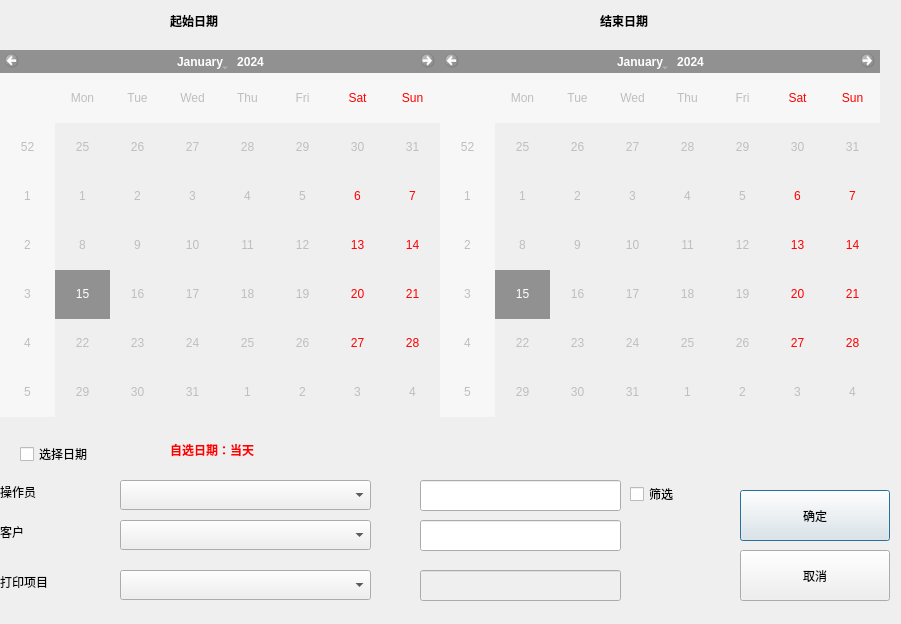
<?xml version="1.0" encoding="UTF-8"?>
<ui version="4.0">
 <class>saveTableDialog</class>
 <widget class="QDialog" name="saveTableDialog">
  <property name="geometry">
   <rect>
    <x>0</x>
    <y>0</y>
    <width>901</width>
    <height>624</height>
   </rect>
  </property>
  <property name="windowTitle">
   <string>Dialog</string>
  </property>
  <widget class="QCalendarWidget" name="calendarWidget_end">
   <property name="enabled">
    <bool>false</bool>
   </property>
   <property name="geometry">
    <rect>
     <x>440</x>
     <y>50</y>
     <width>440</width>
     <height>367</height>
    </rect>
   </property>
  </widget>
  <widget class="QCalendarWidget" name="calendarWidget_begin">
   <property name="enabled">
    <bool>false</bool>
   </property>
   <property name="geometry">
    <rect>
     <x>0</x>
     <y>50</y>
     <width>440</width>
     <height>367</height>
    </rect>
   </property>
  </widget>
  <widget class="QComboBox" name="comboBox_operator">
   <property name="geometry">
    <rect>
     <x>120</x>
     <y>480</y>
     <width>251</width>
     <height>30</height>
    </rect>
   </property>
  </widget>
  <widget class="QLabel" name="label">
   <property name="geometry">
    <rect>
     <x>0</x>
     <y>480</y>
     <width>108</width>
     <height>24</height>
    </rect>
   </property>
   <property name="text">
    <string>操作员</string>
   </property>
  </widget>
  <widget class="QLabel" name="label_2">
   <property name="geometry">
    <rect>
     <x>0</x>
     <y>520</y>
     <width>108</width>
     <height>24</height>
    </rect>
   </property>
   <property name="text">
    <string>客户</string>
   </property>
  </widget>
  <widget class="QComboBox" name="comboBox_custom">
   <property name="geometry">
    <rect>
     <x>120</x>
     <y>520</y>
     <width>251</width>
     <height>30</height>
    </rect>
   </property>
  </widget>
  <widget class="QLabel" name="label_3">
   <property name="geometry">
    <rect>
     <x>0</x>
     <y>570</y>
     <width>108</width>
     <height>24</height>
    </rect>
   </property>
   <property name="text">
    <string>打印项目</string>
   </property>
  </widget>
  <widget class="QComboBox" name="comboBox_type">
   <property name="geometry">
    <rect>
     <x>120</x>
     <y>570</y>
     <width>251</width>
     <height>30</height>
    </rect>
   </property>
  </widget>
  <widget class="QCheckBox" name="checkBox">
   <property name="geometry">
    <rect>
     <x>20</x>
     <y>440</y>
     <width>138</width>
     <height>28</height>
    </rect>
   </property>
   <property name="text">
    <string>选择日期</string>
   </property>
  </widget>
  <widget class="QLabel" name="label_data_txt">
   <property name="geometry">
    <rect>
     <x>170</x>
     <y>430</y>
     <width>691</width>
     <height>41</height>
    </rect>
   </property>
   <property name="font">
    <font>
     <family>微软雅黑</family>
     <weight>75</weight>
     <bold>true</bold>
    </font>
   </property>
   <property name="text">
    <string>&lt;html&gt;&lt;head/&gt;&lt;body&gt;&lt;p&gt;&lt;span style=&quot; color:#ff0000;&quot;&gt;自选日期：当天&lt;/span&gt;&lt;/p&gt;&lt;/body&gt;&lt;/html&gt;</string>
   </property>
  </widget>
  <widget class="QPushButton" name="pushButton_ok">
   <property name="geometry">
    <rect>
     <x>740</x>
     <y>490</y>
     <width>150</width>
     <height>51</height>
    </rect>
   </property>
   <property name="text">
    <string>确定</string>
   </property>
  </widget>
  <widget class="QPushButton" name="pushButton_2">
   <property name="geometry">
    <rect>
     <x>740</x>
     <y>550</y>
     <width>150</width>
     <height>51</height>
    </rect>
   </property>
   <property name="text">
    <string>取消</string>
   </property>
  </widget>
  <widget class="QLabel" name="label_data_txt_2">
   <property name="geometry">
    <rect>
     <x>170</x>
     <y>0</y>
     <width>121</width>
     <height>41</height>
    </rect>
   </property>
   <property name="font">
    <font>
     <family>微软雅黑</family>
     <weight>75</weight>
     <bold>true</bold>
    </font>
   </property>
   <property name="text">
    <string>起始日期</string>
   </property>
  </widget>
  <widget class="QLabel" name="label_data_txt_3">
   <property name="geometry">
    <rect>
     <x>600</x>
     <y>0</y>
     <width>121</width>
     <height>41</height>
    </rect>
   </property>
   <property name="font">
    <font>
     <family>微软雅黑</family>
     <weight>75</weight>
     <bold>true</bold>
    </font>
   </property>
   <property name="text">
    <string>结束日期</string>
   </property>
  </widget>
  <widget class="QLineEdit" name="lineEdit_operator">
   <property name="enabled">
    <bool>true</bool>
   </property>
   <property name="geometry">
    <rect>
     <x>420</x>
     <y>480</y>
     <width>201</width>
     <height>31</height>
    </rect>
   </property>
  </widget>
  <widget class="QLineEdit" name="lineEdit_type">
   <property name="enabled">
    <bool>false</bool>
   </property>
   <property name="geometry">
    <rect>
     <x>420</x>
     <y>570</y>
     <width>201</width>
     <height>31</height>
    </rect>
   </property>
  </widget>
  <widget class="QLineEdit" name="lineEdit_custom">
   <property name="enabled">
    <bool>true</bool>
   </property>
   <property name="geometry">
    <rect>
     <x>420</x>
     <y>520</y>
     <width>201</width>
     <height>31</height>
    </rect>
   </property>
  </widget>
  <widget class="QCheckBox" name="checkBox_filter">
   <property name="geometry">
    <rect>
     <x>630</x>
     <y>480</y>
     <width>91</width>
     <height>28</height>
    </rect>
   </property>
   <property name="text">
    <string>筛选</string>
   </property>
  </widget>
 </widget>
 <resources/>
 <connections>
  <connection>
   <sender>pushButton_2</sender>
   <signal>clicked()</signal>
   <receiver>saveTableDialog</receiver>
   <slot>close()</slot>
   <hints>
    <hint type="sourcelabel">
     <x>774</x>
     <y>536</y>
    </hint>
    <hint type="destinationlabel">
     <x>457</x>
     <y>587</y>
    </hint>
   </hints>
  </connection>
 </connections>
</ui>
